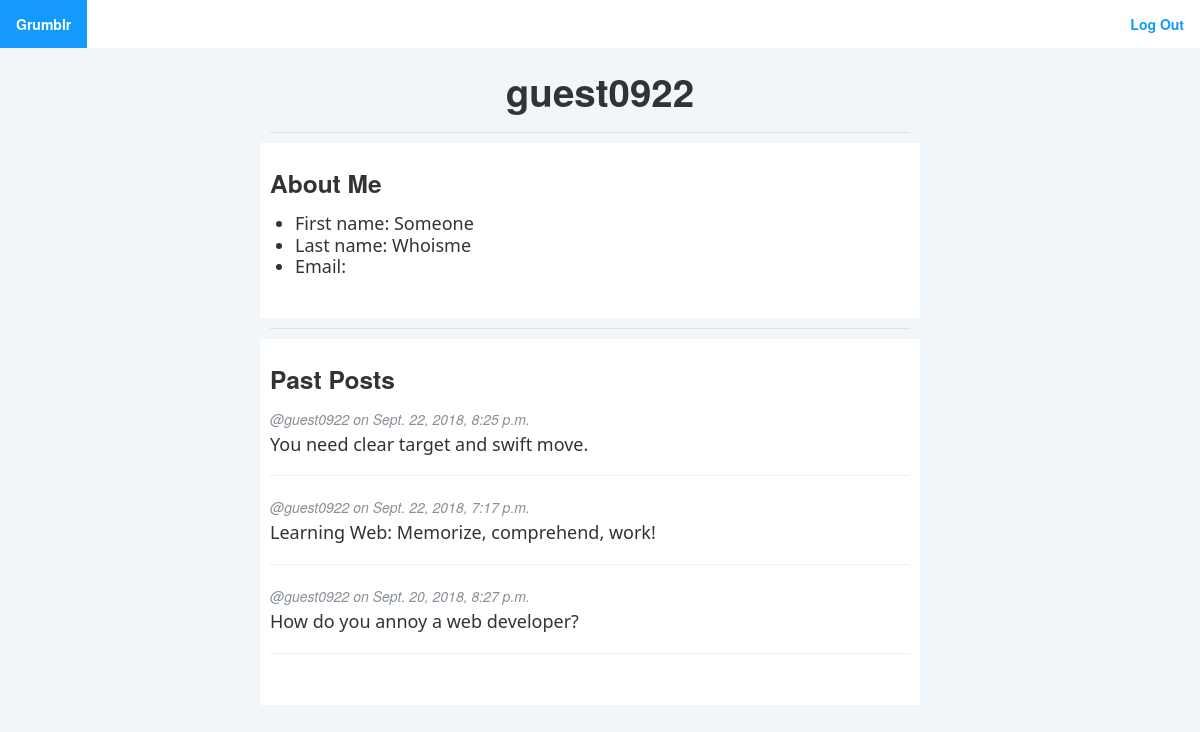
The page /profile/guest0922/ (signed in) on the database its author committed.
### grumblr/models.py (models this page shows, shortened)
class Post(models.Model):
    body = models.CharField(max_length=42)
    author = models.ForeignKey(User, on_delete=models.CASCADE, default=2)
    pub_date = models.DateTimeField('date published')

### grumblr/views.py (the view)
# urls.py: path('profile/<username>/', views.profile, name='profile'),
@login_required
def profile(request, username):
    user = User.objects.get(username = username)
    personal_stream = Post.objects.filter(author = user).order_by('-pub_date')[:5]
    context = {
        "user": user,
        "personal_stream": personal_stream
    }
    return render(request, 'grumblr/profile.html', context)

### grumblr/templates/grumblr/profile.html (shortened to what this page needs)
<!DOCTYPE html>
<html lang="en">
<head>
    {% load static %}
    <link href="{% static '/grumblr/vendor/bootstrap/css/bootstrap.min.css' %}" rel="stylesheet">
    <link rel="stylesheet" type="text/css" href="{% static '/grumblr/css/grumblr.css' %}">
</head>
<body>
<ul     class="mynav">
    <li class="mynav" style="float: left;"> <a href="{% url 'grumblr:home' %}">Grumblr</a></li>
    <li class="mynav" style="float: right;"><a href="{% url 'grumblr:logout' %}">Log Out</a></li>
</ul>
<header class="bg-primary text-white">
    <div class="col-lg-6 max-auto container text-center">
        <h1>{{ user.username }}</h1>
    </div>
</header>
<div class="container">
    <div class="row">
        <div class="col-lg-8 mx-auto">
            <hr class="myhr"/>
        </div>
    </div>
</div>
<section id="info">
    <div class="container">
        <div class="row">
            <div class="col-lg-8 mx-auto" style="background-color: #FFFFFF; border: #FFFFFF solid 10px; border-bottom: #FFFFFF solid 30px">
                <h3>About Me</h3>
                    <ul class="mynormfont">
                        <li>First name:     {{ user.first_name }}   </li>
                        <li>Last name:      {{ user.last_name }}    </li>
                        <li>Email:          {{ user.email }}        </li>
                    </ul>
            </div>
        </div>
    </div>
</section>
<div class="container">
    <div class="row">
        <div class="col-lg-8 mx-auto">
            <hr class="myhr"/>
        </div>
    </div>
</div>
<section id="post">
    <div class="container">
        <div class="row">
            <div class="col-lg-8 mx-auto" style="background-color: #FFFFFF; border: #FFFFFF solid 10px; border-bottom: #FFFFFF solid 30px">
                <h3>Past Posts</h3>
                {% for posts in personal_stream %}
                <div class="post-preview">
                    <p class="post-meta">
                        @{{ posts.author.username }}
                        on {{ posts.pub_date }}
                    </p>
                        <p class="post-subtitle">
                            {{ posts.body }}
                            <br/>
                        </p>
                </div>
                <hr/>
                {% endfor %}
            </div>
        </div>
    </div>
</section>
</body>
</html>

### grumblr/static/grumblr/css/grumblr.css (style rules this page uses)
body { background-color: #f0f6fa; }
.myhr { margin-top:10px; margin-bottom:10px; *margin: 0; border: 0; color: #e1e1e1; background-color: #e1e1e1; height: 1px }
.mynormfont { font-size: 18px; font-family: "Segoe UI", Segoe, serif ; line-height: 120%; font-weight: 400; }
ul.mynormfont>li { line-height: 120%; }
ul.mynav { list-style-type: none; margin: 0; padding: 0; overflow: hidden; background-color: #FFFFFF; margin-bottom: 14px; }
li.mynav a { display: block; color: #139afb; text-align: center; font-weight: bold; padding: 14px 16px; text-decoration: none; }
.col-lg-6 { -ms-flex: 0 0 54.666667%; flex: 0 0 56.666667%; max-width: 54.666667%; }
.col-lg-8 { -ms-flex: 0 0 66.666667%; flex: 0 0 66.666667%; max-width: 66.666667%; }
.mr-auto, .mx-auto { margin-right: auto !important; }
.ml-auto, .mx-auto { margin-left: auto !important; }
.post-preview .post-subtitle { font-weight: 400; margin: -5px 0 10px; font-size: 18px; font-family: "Segoe UI", Segoe, serif ; line-height: 120%; }
.post-preview > .post-meta { font-size: 14px; font-style: italic; margin-top: 0; color: #868e96; }

### rows shown on the page
Post: author.username "guest0922", pub_date "Sept. 22, 2018, 8:25 p.m.", body "You need clear target and swift move."
Post: author.username "guest0922", pub_date "Sept. 22, 2018, 7:17 p.m.", body "Learning Web: Memorize, comprehend, work!"
Post: author.username "guest0922", pub_date "Sept. 20, 2018, 8:27 p.m.", body "How do you annoy a web developer?"

### other values the page prints
{{ user.username }} "guest0922"
{{ user.first_name }} "Someone"
{{ user.last_name }} "Whoisme"
